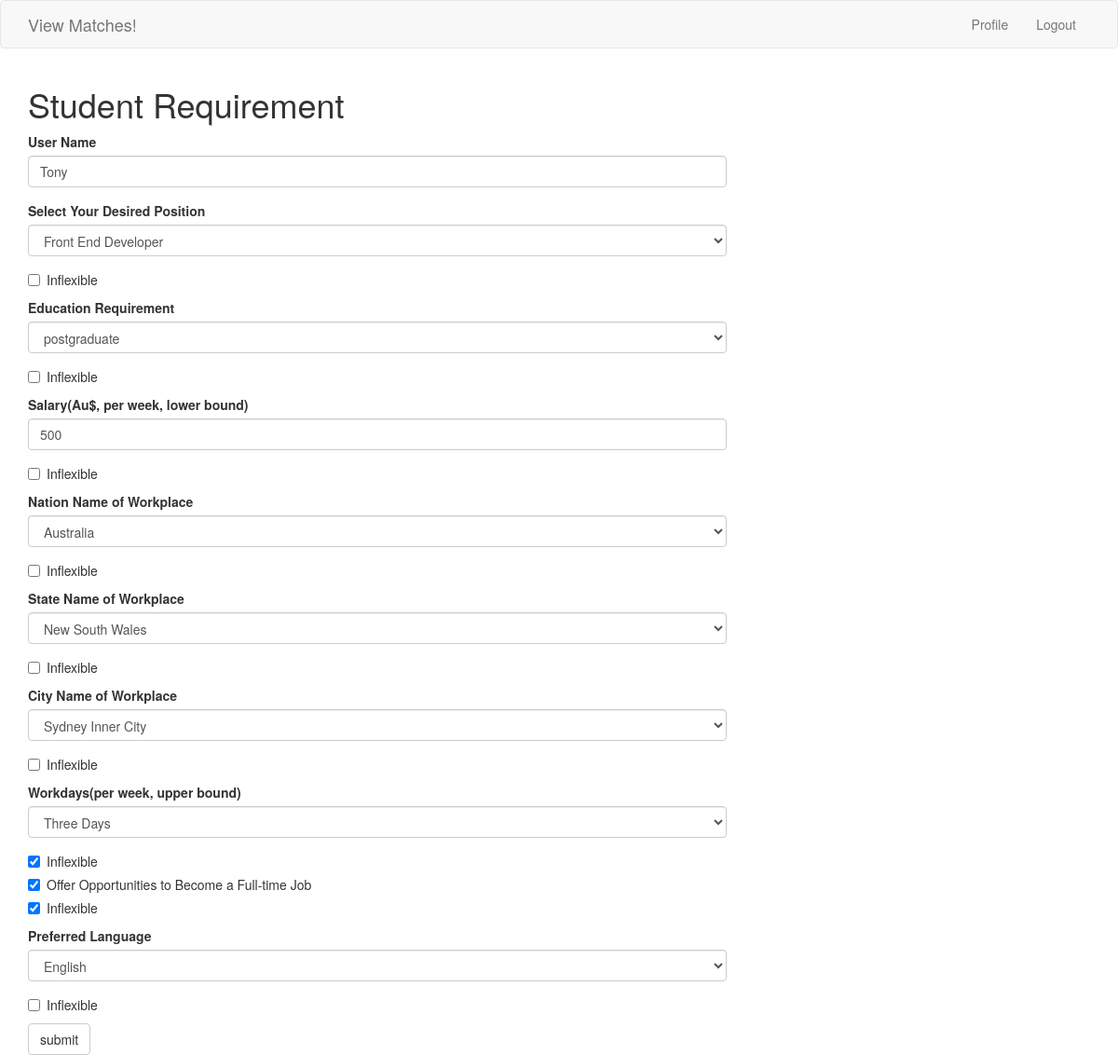
Before: /save_user_req (signed in) with the older database file.
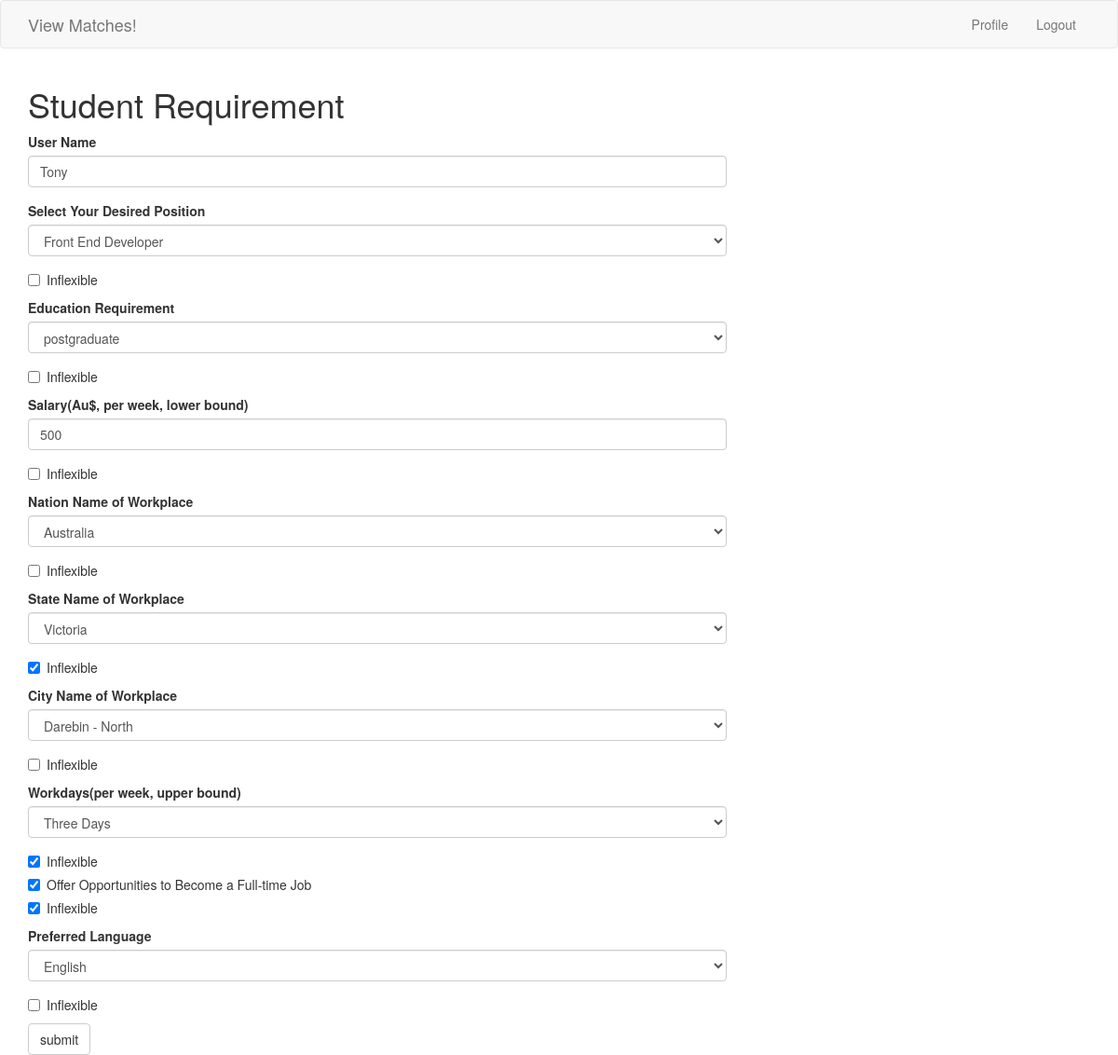
After: the same page with the newer database file.
### app/models.py (models this page shows, shortened)
class URequirement(db.Model):
    __tablename__ = 'userrequirement'
    id = db.Column(db.Integer, primary_key=True)
    username = db.Column(db.String(120), db.ForeignKey('student.username'))
    education_requirement = db.Column(db.String(120))
    education_flex = db.Column(db.Boolean, default=False)
    salary = db.Column(db.Integer)
    salary_flex = db.Column(db.Boolean, default=False)
    workplace_nation = db.Column(db.String(120))
    nation_flex = db.Column(db.Boolean, default=False)
    workplace_state = db.Column(db.String(120))
    state_flex = db.Column(db.Boolean, default=False)
    workplace_city = db.Column(db.String(120))
    city_flex = db.Column(db.Boolean, default=False)
    workdays_requirement = db.Column(db.String(120))
    workdays_flex = db.Column(db.Boolean, default=False)
    opportunity_to_fulltime_job = db.Column(db.Boolean, default=False)
    fulltime_flex = db.Column(db.Boolean, default=False)
    language_requirement = db.Column(db.String(120))
    language_flex = db.Column(db.Boolean, default=False)
    desired_position = db.Column(db.String(120))
    desired_position_flex = db.Column(db.Boolean, default=False)

### app/routes.py (the view)
@app.route('/save_user_req', methods=['GET', 'POST'])
@login_required
def save_user_req():
    stu = Student.query.filter_by(username=current_user.username).first()
    if stu == None or stu.internship_category == None:
        flash("Please complete your profile first!")
        return redirect(url_for('edit_profile'))
    form = UserRequirement(current_user.username)
    form.username.data = current_user.username
    user_req = URequirement.query.filter_by(username=current_user.username).first()
    student = Student.query.filter_by(username=current_user.username).first()
    form.desired_position.choices = [
        (category.internship_position, category.internship_position) for
        category in UInternshipPosition.query.filter_by
        (internship_category=student.internship_category).all()]
    print(student.internship_category)
    print(form.desired_position.choices)
    form.workplace_state.choices = [(state.name, state.name) for state in
                                    State.query.filter_by(
                                        nation=form.workplace_nation.data).all()]
    form.workplace_city.choices = [(city.name, city.name) for city in
                                   City.query.filter_by(
                                       state=form.workplace_state.data).all()]
    if form.validate_on_submit() and form.submit.data:
        if user_req:
            print("already has a requirement")
            user_req.username = form.username.data
            user_req.education_requirement = form.education_requirement.data
            user_req.education_flex = form.education_flex.data
            user_req.salary = int(form.salary.data)
            user_req.salary_flex = form.salary_flex.data
            user_req.workplace_nation = form.workplace_nation.data
            user_req.nation_flex = form.nation_flex.data
            user_req.workplace_state = form.workplace_state.data
            user_req.state_flex = form.state_flex.data
            user_req.workplace_city = form.workplace_city.data
            user_req.city_flex = form.city_flex.data
            user_req.workdays_requirement = form.workdays_requirement.data
            user_req.workdays_flex = form.workdays_flex.data
            user_req.opportunity_to_fulltime_job = form.opportunity_to_fulltime_job.data
            user_req.fulltime_flex = form.fulltime_flex.data
            user_req.language_requirement = form.language_requirement.data
            user_req.language_flex = form.language_flex.data
            user_req.desired_position = form.desired_position.data
            user_req.desired_position_flex = form.desired_position_flex.data
            flash('Data have been saved')
        else:
            user_req = URequirement()
            user_req.username = form.username.data
            user_req.education_requirement = form.education_requirement.data
            user_req.education_flex = form.education_flex.data
            user_req.salary = int(form.salary.data)
            user_req.salary_flex = form.salary_flex.data
            user_req.workplace_nation = form.workplace_nation.data
            user_req.nation_flex = form.nation_flex.data
            user_req.workplace_state = form.workplace_state.data
            user_req.state_flex = form.state_flex.data
            user_req.workplace_city = form.workplace_city.data
            user_req.city_flex = form.city_flex.data
            user_req.workdays_requirement = form.workdays_requirement.data
            user_req.workdays_flex = form.workdays_flex.data
            user_req.opportunity_to_fulltime_job = form.opportunity_to_fulltime_job.data
            user_req.fulltime_flex = form.fulltime_flex.data
            user_req.language_requirement = form.language_requirement.data
            user_req.language_flex = form.language_flex.data
            user_req.desired_position = form.desired_position.data
            user_req.desired_position_flex = form.desired_position_flex.data
            flash('Data have been saved')
            db.session.add(user_req)
        db.session.commit()
        return redirect(url_for('confirm_information'))
    elif request.method == 'GET':
        if user_req:
            if user_req.workplace_nation:
                form.workplace_state.choices = [(state.name, state.name) for state in
                                                State.query.filter_by(
                                                    nation=user_req.workplace_nation).all()]
            else:
                form.workplace_state.choices = [(state.name, state.name) for state in
                                                State.query.filter_by(
                                                    nation=form.workplace_nation.data).all()]
            if user_req.workplace_state:
                form.workplace_city.choices = [(city.name, city.name) for city in
                                               City.query.filter_by(
                                                   state=user_req.workplace_state).all()]
            else:
                form.workplace_city.choices = [(city.name, city.name) for city in
                                               City.query.filter_by(
                                                   state=form.workplace_state.data).all()]
            form.education_requirement.data = user_req.education_requirement
            form.education_flex.data = user_req.education_flex
            form.salary.data = user_req.salary
            form.salary_flex.data = user_req.salary_flex
            form.workplace_nation.data = user_req.workplace_nation
            form.nation_flex.data = user_req.nation_flex
            form.workplace_state.data = user_req.workplace_state
            form.state_flex.data = user_req.state_flex
            form.workplace_city.data = user_req.workplace_city
            form.city_flex.data = user_req.city_flex
            form.workdays_requirement.data = user_req.workdays_requirement
            form.workdays_flex.data = user_req.workdays_flex
            form.opportunity_to_fulltime_job.data = user_req.opportunity_to_fulltime_job
            form.fulltime_flex.data = user_req.fulltime_flex
            form.language_requirement.data = user_req.language_requirement
            form.language_flex.data = user_req.language_flex
            form.desired_position.data = user_req.desired_position
            form.desired_position.data = user_req.desired_position
            form.desired_position_flex.data = user_req.desired_position_flex
    return render_template('save_user_req.html', form=form)

### app/models.py (called while the page is built)
@login.user_loader
def load_user(id):
    return User.query.get(int(id))

### app/routes.py (called while the page is built)
@app.before_request
def before_request():
    if current_user.is_authenticated:
        current_user.last_seen = datetime.utcnow()
        db.session.commit()

### app/templates/save_user_req.html (shortened to what this page needs)
{% extends "base.html" %}
{% import 'bootstrap/wtf.html' as wtf %}
{% block app_content %}
    <body>
    <h1>Student Requirement</h1>
    <div class="row">
        <div class="col-md-8">
            {{ wtf.quick_form(form) }}
        </div>
    </div>
    </body>
{% endblock %}

Changed rows visible on the page:
changed URequirement "Front End Developer": workplace_state "New South Wales" → "Victoria"; state_flex "☐" → "☑"; workplace_city "Sydney Inner City" → "Darebin - North"
